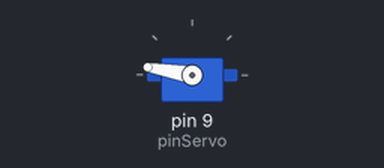
Simulated run of this sketch. Board: Arduino Uno, built with avr-gcc and run on an emulated ATmega328P. Shown: servo.

Above: at 0.1 s.
At 3.4 s:
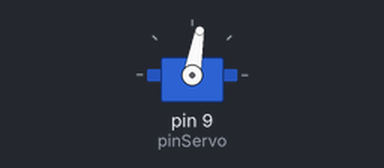
Timing chart, 0 to 4.9 s (numbered marks = the images above):
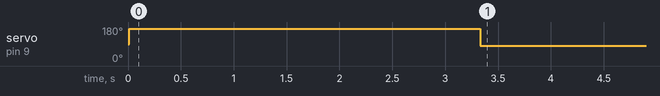

The sketch:

Jellibi-AGV-02-01-Lifter-Basic.ino
```cpp
////////////////////  AGV 리프터(Lifter) 서보 모터 제어

#include <Servo.h>

#define SERVO_DOWN  90-10   // Down 위치 (10 정도 더 아래)
#define SERVO_UP    180-10  // Up 위치 (떨림 방지)
#define SERVO_DEF   SERVO_DOWN   // 기본 위치

#define pinServo   9   // 리프터(서보)모터 핀 번호

Servo servo;   // 리프터용 서보 모터 인스턴스 선언

void  LifterUp()
{
  servo.attach( pinServo ); // 서보 연결
  delay( 10 );

  servo.write( SERVO_UP );  // 리프터 위로 올림
  delay( 300 );

  servo.detach(); // 서보 연결 해제
  delay( 10 );
}

void  LifterDown()
{
  servo.attach( pinServo ); // 서보 연결
  delay( 10 );

  servo.write( SERVO_DOWN ); // 리프터 아래로 내림
  delay( 300 );

  servo.detach(); // 서보 연결 해제
  delay( 10 );
}

////////////////////  메인 프로그램 (setup & loop)

void setup()
{
  LifterUp();     // 리프터를 위로 올림
  delay( 3000 );

  LifterDown();   // 리프터를 아래로 내림
}

void loop()
{
}
```
